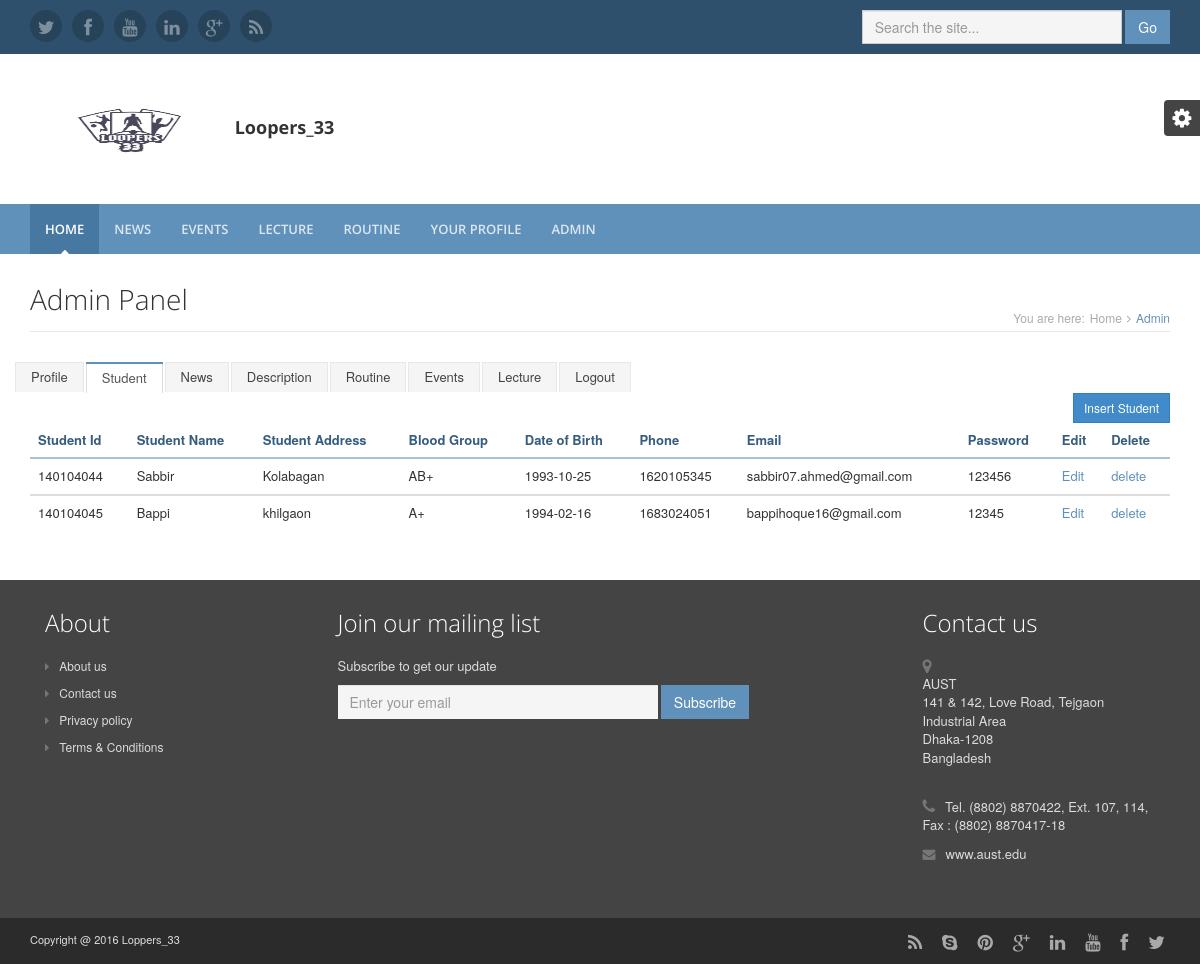
The page /admin_std.php on the database its author committed.
### tables this page shows
CREATE TABLE `student_info` (
  `s_id` bigint(9) NOT NULL,
  `s_name` varchar(50) NOT NULL,
  `s_add` varchar(100) NOT NULL,
  `s_bg` varchar(3) NOT NULL,
  `dob` date NOT NULL,
  `s_ph` int(11) NOT NULL,
  `email` varchar(50) NOT NULL,
  `pass` varchar(50) NOT NULL
);

### admin_std.php (the view)
<?php
  include 'header.php';
?>
<div class="content container">
            <div class="page-wrapper">
                <header class="page-heading clearfix">
                    <h1 class="heading-title pull-left">Admin Panel</small></h1>
                    <div class="breadcrumbs pull-right">
                        <ul class="breadcrumbs-list">
                            <li class="breadcrumbs-label">You are here:</li>
                            <li><a href="index.php">Home</a><i class="fa fa-angle-right"></i></li>
                            <li class="current">Admin</li>
                        </ul>
                    </div>
                </header>
                <div class="page-content">
                    <div class="row page-row">
                    	<ul class="nav nav-tabs">
                          <li><a href="adminpro.php">Profile</a></li>
                          <li class="active"><a href="admin_std.php">Student</a></li>
                          <li><a href="admin_news.php">News</a></li>
                          <li><a href="admin_desc.php">Description</a></li>
                          <li><a href="admin_routine.php">Routine</a></li>
                          <li><a href="admin_events.php">Events</a></li>
                          <li><a href="admin_lecture.php">Lecture</a></li>
                          <li><a href="a_logout.php">Logout</a></li>
                      </ul>
	                    <div class="col-md-12">
                        <a href="student_add.php" class="btn btn-sm btn-primary pull-right">
                            Insert Student
                          </a>
                        <div class="table-responsive">
                          <table class="table table-hover">
                              <thead>
                                <tr>
                                  <th>
                                    Student Id
                                  </th>
                                  <th>
                                    Student Name
                                  </th>
                                  <th>
                                    Student Address
                                  </th>
                                  <th>
                                    Blood Group
                                  </th>
                                  <th>
                                    Date of Birth
                                  </th>
                                  <th>
                                    Phone
                                  </th>
                                  <th>
                                    Email
                                  </th>
                                  <th>
                                    Password
                                  </th>
                                  <th>
                                    Edit
                                  </th>
                                  <th>
                                    Delete
                                  </th>
                                </tr>
                              </thead>
                                <?php
                                  $con=mysqli_connect("localhost","root","","sms");
                                  $rslt=mysqli_query($con,"SELECT * from student_info");
                                  while ($row=mysqli_fetch_array($rslt))
                                    {
                                ?>
                                <tbody>
                                  <tr>
                                    <td>
                                      <?php
                                        echo $row['s_id'];
                                      ?>
                                    </td>
                                    <td>
                                      <?php
                                        echo $row['s_name'];
                                      ?>
                                    </td>
                                    <td>
                                      <?php
                                        echo $row['s_add'];
                                      ?>
                                    </td>
                                    <td>
                                      <?php
                                        echo $row['s_bg'];
                                      ?>
                                    </td>
                                    <td>
                                      <?php
                                        echo $row['dob'];
                                      ?>
                                    </td>
                                    <td>
                                      <?php
                                        echo $row['s_ph'];
                                      ?>
                                    </td>
                                    <td>
                                      <?php
                                        echo $row['email'];
                                      ?>
                                    </td>
                                    <td>
                                      <?php
                                        echo $row['pass'];
                                      ?>
                                    </td>
                                    <td>
                                      <a href="edit.php?id=<?php echo $row['s_id']; ?>">
                                        Edit
                                      </a>
                                    </td>
                                    <td>
                                      <a onclick="return confirm('do you really want to delete this?')"
                                        href="delete.php?id=<?php echo $row['s_id']; ?>">
                                        delete
                                      </a>
                                    </td>
                                  </tr>
                                </tbody>
                                <?php
                                   }
                                ?>
                              </table>
                            </div>
                          </div>
                    </div>
                </div>
            </div>
  </div>
<?php
  include 'footer.php';
?>

### assets/css/styles.css (style rules this page uses)
html, body { height: 100%; }
body { font-size: 13px; -webkit-font-smoothing: antialiased; -moz-osx-font-smoothing: grayscale; }
h1, h2, h3, h4, h5, h6 { font-family: 'open sans', arial, sans-serif; font-weight: 300; }
a { color: #6091ba; -webkit-transition: all 0.4s ease-in-out; -moz-transition: all 0.4s ease-in-out; -ms-transition: all 0.4s ease-in-out; -o-transition: all 0.4s ease-in-out; }
.btn { -webkit-transition: all 0.4s ease-in-out; -moz-transition: all 0.4s ease-in-out; -ms-transition: all 0.4s ease-in-out; -o-transition: all 0.4s ease-in-out; -webkit-border-radius: 0; -moz-border-radius: 0; -ms-border-radius: 0; -o-border-radius: 0; border-radius: 0; -moz-background-clip: padding; -webkit-background-clip: padding-box; background-clip: padding-box; }
.nav-tabs { border-bottom: none; position: relative; margin-bottom: -1px; }
.nav > li > a { font-size: 13px; }
.nav-tabs > li > a { border: 1px solid #e8e8e8; border-bottom: none; background: #f5f5f5; padding: 5px 15px; margin-right: 0; -webkit-border-radius: 0; -moz-border-radius: 0; -ms-border-radius: 0; -o-border-radius: 0; border-radius: 0; -moz-background-clip: padding; -webkit-background-clip: padding-box; background-clip: padding-box; color: #444444; -webkit-transition: all 0s; -moz-transition: all 0s; -ms-transition: all 0s; -o-transition: all 0s; }
.nav-tabs > li { margin-right: 2px; }
.nav-tabs > li.active { border-top: 2px solid #6091ba; }
.nav-tabs > li.active a, .nav-tabs > li.active a:hover, .nav-tabs > li.active a:active, .nav-tabs > li.active a:focus { border-bottom: 0; border-top: 0; }
.table > thead > tr > th, .table > tbody > tr > th, .table > tfoot > tr > th, .table > thead > tr > td, .table > tbody > tr > td, .table > tfoot > tr > td { border-top: 1px solid #ebebeb; }
.table > thead > tr > th { border-bottom: 2px solid #a7c2d9; color: #365d7e; }
.page-wrapper .page-heading { margin-bottom: 30px; border-bottom: 1px solid #e8e8e8; }
.page-wrapper .page-heading h1.heading-title { margin-top: 0; display: inline-block; font-size: 28px; }
.page-wrapper .breadcrumbs { display: inline-block; }
.page-wrapper .breadcrumbs ul { padding-top: 25px; margin: 0; }
.page-wrapper .breadcrumbs ul li { color: #6091ba; font-size: 12px; float: left; list-style: none; display: inline-block; }
.page-wrapper .breadcrumbs ul li a { display: inline-block; padding: 0 5px; color: #aaaaaa; }
.page-wrapper .breadcrumbs ul li.breadcrumbs-label { padding-right: 0; color: #aaaaaa; }
.page-wrapper .breadcrumbs ul li.current { max-width: 250px; white-space: nowrap; overflow: hidden; text-overflow: ellipsis; }
.page-wrapper .breadcrumbs ul li .fa { margin-right: 5px; color: #aaaaaa; }
.page-wrapper ul li { margin-bottom: 5px; }
.page-wrapper ul li .fa { margin-right: 5px; color: #6091ba; }
.page-wrapper ul.nav li { margin-bottom: 0; }
.page-wrapper .page-content .page-row { margin-bottom: 30px; }
@media (min-width: 992px) { html, body { height: 100%; } }
@media (min-width: 992px) { body { font-size: 13px; } }

### rows shown on the page
student_info: s_id "140104044", s_name "Sabbir", s_add "Kolabagan", s_bg "AB+", dob "1993-10-25", s_ph "1620105345", email "sabbir07.ahmed@gmail.com", pass "123456"
student_info: s_id "140104045", s_name "Bappi", s_add "khilgaon", s_bg "A+", dob "1994-02-16", s_ph "1683024051", email "bappihoque16@gmail.com", pass "12345"
